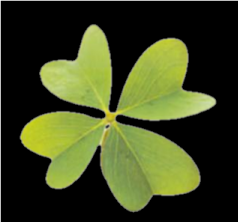
#> input picture Python Codes & Projects/Pattern Recognition/TP5/feuille.png, 238 x 222 px
$ python TP5.py
#> lines starting #> are read from the running program, lines starting #| are printed output that depends on the picture; after the words box and inside, x2 and y2 are one past the last pixel; in counts of white or black regions, pixels touching at a corner belong together
# -*- coding: utf-8 -*-
"""
Created on Sun Nov 13 14:56:12 2022

@author: Mohamed Aziz Karoui
"""

import numpy as np
import matplotlib.pyplot as plt
from skimage.color import rgb2gray
from skimage import data
from skimage.filters import gaussian
from skimage.segmentation import active_contour
import cv2


""" 1 """
img = cv2.imread("feuille.png",0)
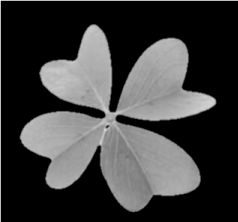
#> img: shape (222, 238); min 0, max 239, mean 60.9
img = rgb2gray(img)

s = np.linspace(0, 2*np.pi, 400)
r = 220 + 300*np.cos(s)
c = 100 + 300*np.sin(s)

init = np.array([r, c]).T

snake = active_contour(gaussian(img, 3, preserve_range=False),
                       init, alpha=0.015, beta=10, gamma=0.001)
#> snake = 400 pairs, first value 1.01 to 209.8, second value 1 to 198.7

fig, ax = plt.subplots(figsize=(7, 7))
ax.imshow(img, cmap=plt.cm.gray)
ax.plot(init[:, 1], init[:, 0], '--r', lw=3)
ax.plot(snake[:, 1], snake[:, 0], '-b', lw=3)
ax.set_xticks([]), ax.set_yticks([])
ax.axis([0, img.shape[1], img.shape[0], 0])

plt.show()
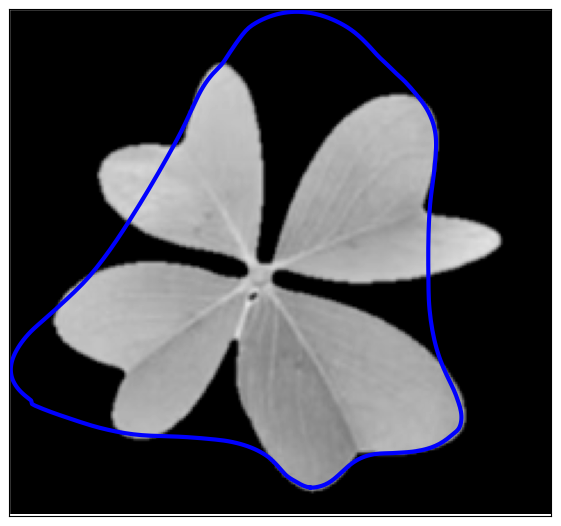
#> figure drawn by matplotlib, 1 panel

cv2.waitKey(0)

""" 2 """


from skimage.transform import (hough_line, hough_line_peaks)
import numpy as np
import cv2
from matplotlib import pyplot as plt


img = cv2.imread('road.png')
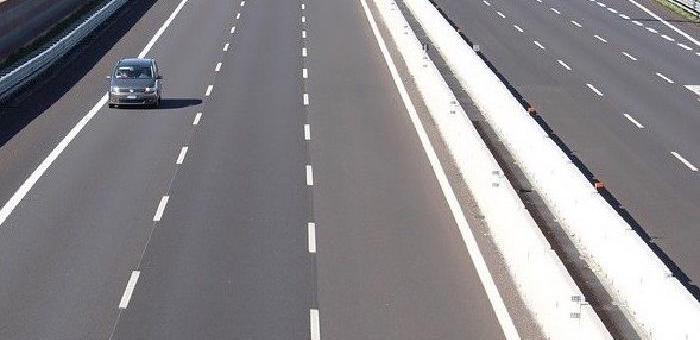
#> input picture Python Codes & Projects/Pattern Recognition/TP5/Road.png, 700 x 340 px, found by its file name
#> img is the input picture: shape (340, 700, 3); mean B, G, R 138.4, 134.8, 137.4
gray = cv2.cvtColor(img, cv2.COLOR_BGR2GRAY)
edges = cv2.Canny(gray, 50, 150, apertureSize=3)
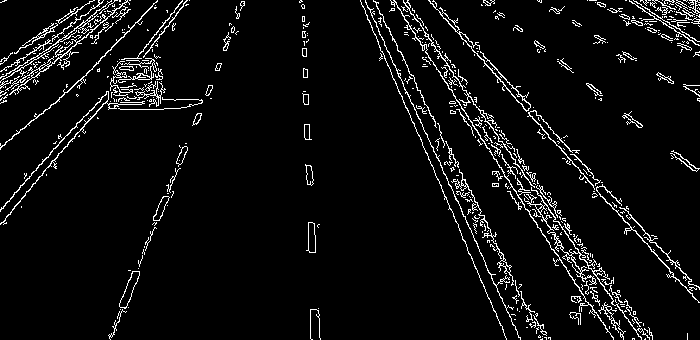
#> edges: shape (340, 700); 5.5% white in thin lines or dots
cv2.imshow('edges', edges)
lines = cv2.HoughLines(edges, 1, np.pi / 180, 200)
#> lines = [[-330, 2.53], [-317, 2.41], [-328, 2.57]]

for line in lines:
    rho,theta = line[0]
    a = np.cos(theta)
    b = np.sin(theta)
    x0 = a * rho
    y0 = b * rho

    x1 = int(x0 + 1000 * (-b))

    y1 = int(y0 + 1000 * (a))

    x2 = int(x0 - 1000 * (-b))

    y2 = int(y0 - 1000 * (a))
    cv2.line(img, (x1, y1), (x2, y2), (0, 0, 255), 2)
#> this loop made 3 passes
#> (rho, theta, a, b, x0, y0, x1, y1) on passes 1 to 3: (-330, 2.53, -0.819, 0.574, 270.3, -189.3, -303, -1008), (-317, 2.41, -0.743, 0.669, 235.6, -212.1, -433, -955), (-328, 2.57, -0.839, 0.545, 275.1, -178.6, -269, -1017)
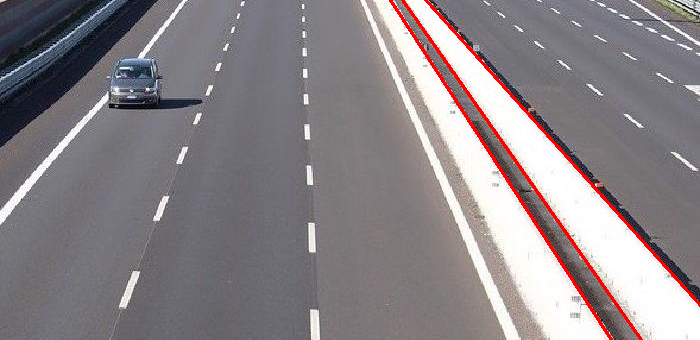
#> img: shape (340, 700, 3); 1.69% of pixels changed, all inside (x1, y1, x2, y2) = (389, 0, 700, 340)


cv2.imshow('image', img)
k = cv2.waitKey(0)
#> (key Esc is pressed here)
cv2.destroyAllWindows()
